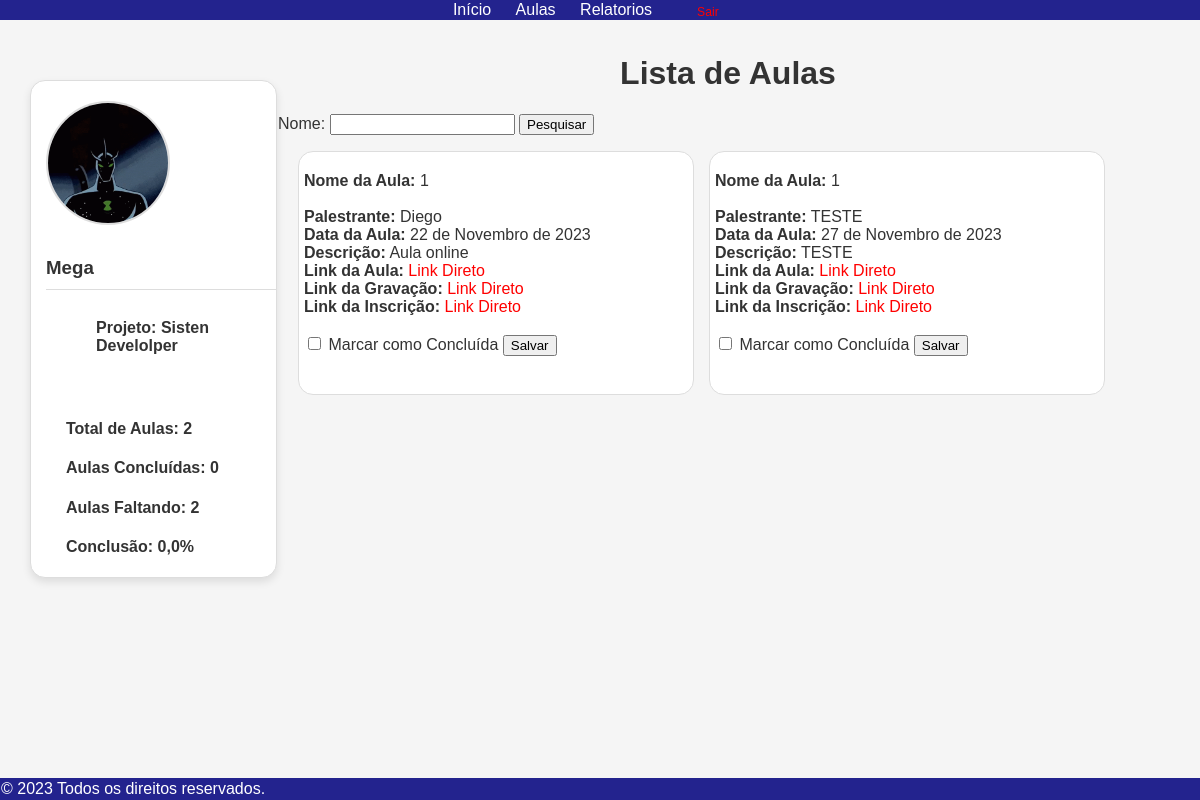
The page /listas/ (signed in) on the database its author committed.
### videos/models.py (models this page shows, shortened)
class CustomUserV2(AbstractUser):
    birth_date = models.DateField(null=True, blank=True)
    profile_picture = models.ImageField(upload_to='profile_pics/', null=True, blank=True)
    projeto_proin = models.CharField(max_length=100, blank=True, null=True)
    turma = models.ForeignKey(Turma, on_delete=models.CASCADE, related_name='alunos', null=True, blank=True)
    relatorios_concluidos = models.ManyToManyField('Relatorio', related_name='usuarios_concluidos', blank=True)
    aulas_concluidas = models.ManyToManyField('Aula', related_name='usuarios_concluidos', blank=True)

class Aula(models.Model):
    nome_da_aula = models.CharField(max_length=255)
    palestrante = models.CharField(max_length=255)
    data_da_aula = models.DateField()
    descricao = models.TextField()
    link_da_aula = models.URLField()
    link_da_gravacao = models.URLField()
    link_da_inscricao = models.URLField()
    assistida = models.BooleanField(default=False)

### videos/views.py (the view, shortened to what this page needs)
# urls.py: path('listas/', views.lista_aula, name='lista_aula'),
@login_required
def lista_aula(request):
    aulas = Aula.objects.all()
    usuario = request.user
    context = {
        'aulas': aulas,
        'usuario': usuario,
    }
    def aula_concluida(usuario, aula):
        try:
            status_aula = StatusAula.objects.filter(
                aula=aula,
                usuario=usuario,
            ).order_by('-id').first()
            if status_aula:
                return status_aula.assistida
            else:
                return False
        except StatusAula.DoesNotExist:
            return False
    aulas_concluidas = sum(aula_concluida(usuario, aula) for aula in aulas)
    total_aulas = aulas.count()
    porcentagem_aulas = 0
    if total_aulas > 0:
        porcentagem_aulas = (aulas_concluidas / total_aulas) * 100
    context.update({
        'total_aulas': total_aulas,
        'aulas_concluidas': aulas_concluidas,
        'aulas_faltando': total_aulas - aulas_concluidas,
        'porcentagem_aulas': porcentagem_aulas,
    })
    return render(request, 'ListaTemplate.html', context)

### templates/ListaTemplate.html (shortened to what this page needs)
{% extends 'base.html' %}
{% load static %}
{% block content %}
    <link rel="stylesheet" type="text/css" href="{% static 'css/lista_aula2.css' %}">
    <div class="container">
        <div class="sidebar">
            {% include 'menu_lateral.html' with user_name=user.username num_aulas_pendentes=2 num_relatorios_pendentes=3 porcentagem_conclusao=75 %}
        </div>
        <div class="main-content">
            <h1>Lista de Aulas</h1>
            <div>
              <div class="pesquisar">
                <form action="/pesquisar_por_nome" method="get">
                    <label for="nome"> Nome:</label>
                    <input type="text" id="nome" name="nome">
                    <input type="submit" value="Pesquisar">
                </form>
              </div>
                <ul>
                    {% for aula in aulas %}
                        <li>
                            <strong>Nome da Aula:</strong> {{ aula.nome_da_aula }} <br>
                            <br><strong>Palestrante:</strong> {{ aula.palestrante }} <br>
                            <form method="post" action="{% url 'salvar_status_aula' aula.id %}">
                                {% if user == aula.criado_por %}
                                    <strong>Data da Aula:</strong> {{ aula.data_da_aula }} <br>
                                    <strong>Descrição:</strong> {{ aula.descricao }} <br>
                                    <strong>Link da Aula:</strong> <a href="{{ aula.link_da_aula }}" target="_blank" >Link Direto</a> <br>
                                    <strong>Link da Gravação:</strong> <a href="{{ aula.link_da_gravacao }}" target="_blank">Link Direto</a> <br>
                                    <strong>Link da Inscrição:</strong> <a href="{{ aula.link_da_inscricao }}" target="_blank">Link Direto</a> <br>
                                    <br>
                                    <input type="checkbox" name="assistida" {% if aula.assistida %}checked{% endif %}>
                                    <label for="assistida">Marcar como Assistida</label>
                                    <input type="submit" value="Salvar">
                                {% else %}
                                    <strong>Data da Aula:</strong> {{ aula.data_da_aula }} <br>
                                    <strong>Descrição:</strong> {{ aula.descricao }} <br>
                                    <strong>Link da Aula:</strong> <a href="{{ aula.link_da_aula }}" target="_blank" >Link Direto</a> <br>
                                    <strong>Link da Gravação:</strong> <a href="{{ aula.link_da_gravacao }}" target="_blank">Link Direto</a> <br>
                                    <strong>Link da Inscrição:</strong> <a href="{{ aula.link_da_inscricao }}" target="_blank">Link Direto</a> <br>
                                    <br>
                                {% endif %}
                            </form>
                            <form method="post" action="{% url 'salvar_status_aula' aula.id %}">
                                {% if aula.assistida %}
                                    <input type="checkbox" name="concluida" checked>
                                {% else %}
                                    <input type="checkbox" name="concluida">
                                {% endif %}
                                <label for="concluida">Marcar como Concluída</label>
                                <input type="submit" value="Salvar">
                            </form>
                            <br>
                        </li>
                    {% endfor %}
                </ul>
            </div>
        </div>
    </div>
{% endblock %}

### templates/base.html
{% load static %}
<!DOCTYPE html>
<html>
<head>
    <link rel="stylesheet" type="text/css" href="{% static 'css/styles.css' %}">
</head>
<body>
    <nav class="navbar">
            <div class="navbar-brand">
                <a href="/" class="navbar-item">
                </a>
            </div>
            <div class="navbar-menu">
                <div class="navbar-start">
                    <a href="/home" class="navbar-item">Início</a>
                    <a href="/listas" class="navbar-item">Aulas</a>
                    <a href="/Relatorios" class="navbar-item">Relatorios</a>
                </div>
                <div class="navbar-end custom-end">
                    <div class="navbar-item">
                                <a href="/sair" class="button is-light">
                                    Sair
                                </a>
                    </div>
                </div>
            </div>
    </nav>
    <div class="container">
        {% block content %}{% endblock %}
    </div>
    <footer class="footer">
        <div class="container">
            <div class="content has-text-centered">
                    © {{ 2023 }} Todos os direitos reservados.
            </div>
        </div>
    </footer>
</body>
</html>

### templates/menu_lateral.html
{% load static %}
{% block content %}
<link rel="stylesheet" type="text/css" href="{% static 'css/menu_lateral1.css' %}">
<div class="user-profile">
    {% if user.profile_picture %}
        <img src="{{ user.profile_picture.url }}" alt="User Profile Image" style="max-width: 120px; margin-left: 10px;"><br>
    {% else %}
        <img src="{% static 'img/profile.jpg' %}" alt="Default Profile Image" style="max-width: 120px; margin-left: 10px;"><br>
    {% endif %}
    <br>
    <h3 style="margin-left: 10px;">{{ user_name }}</h3>
</div>
<div class="menu" style="margin-left: 10px;">
    <ul>
        <h4>Projeto: {{ user.projeto_proin }}</h4>
    </ul>
</div>
<div class="pending-tasks" style="margin-left: 10px;">
    <br><h4>Total de Aulas: {{ total_aulas }}</h4>
    <h4>Aulas Concluídas: {{ aulas_concluidas }}</h4>
    <h4>Aulas Faltando: {{ aulas_faltando }}</h4>
    <h4>Conclusão: {{ porcentagem_aulas }}%</h4>
</div>
{% endblock %}

### static/css/styles.css (style rules this page uses)
body { font-family: Arial, sans-serif; background-color: #f5f5f5; color: #333; margin: 0; padding: 0; }
.container { padding: 1px; }
.navbar { background-color: #23238E; padding: -100px 0; display: flex; justify-content: space-between; align-items: center; justify-content: center; }
.navbar-menu { display: flex; align-items: center; }
.navbar-item { color: #fff; padding: 0 10px; text-decoration: none; transition: color 0.3s; }
.custom-end { margin-left: auto; }
.navbar-end .button { margin-left: 15px; }
.footer { position: fixed; bottom: 0; width: 100%; background-color: #23238E; color: #fff; padding: -10px 0; }
a { color: #f00; text-decoration: none; }
.button.is-light { background-color: transparent; color: #f00; }
.button { display: inline-block; padding: 10px 20px; background-color: #4CAF50; color: white; text-decoration: none; border: none; border-radius: 4px; }
h1 { text-align: center; }
ul { list-style-type: none; padding: 0; }
li { margin-bottom: 20px; padding: 20px; border: 1px solid #ddd; border-radius: 15px; background-color: #fff; width: calc(40% - 1px); float: right; box-sizing: border-box; margin-right: 15px; }

### static/css/lista_aula2.css (style rules this page uses)
body { font-family: Arial, sans-serif; background-color: #f5f5f5; color: #333; margin: 0; padding: 0; }
.container { display: flex; }
.sidebar { width: 25%; }
.main-content { width: 75%; }
h1 { text-align: center; }
ul { list-style-type: none; padding: 0; display: flex; flex-wrap: wrap; margin-left: 20px; }
li { margin-bottom: 20px; padding: 20px; border: 2px solid #ddd; border-radius: 15px; background-color: #fff; width: calc(50% - 40px); box-sizing: border-box; clear: both; }
.button { display: inline-block; padding: 5px 10px; background-color: #4CAF50; color: white; text-decoration: none; border: none; border-radius: 4px; width: 60px; height: 2px; font-size: 12.2px; }
footer { background-color: #03B0EE; color: #fff; position: relative; bottom: 0; width: 100%; text-align: center; padding: 1px 0; }

### static/css/menu_lateral1.css (style rules this page uses)
.sidebar { width: 20%; position: absolute; top: 80px; left: 30px; background-color: #fff; padding-top: 20px; padding-left: 5px; border: 1px solid #ddd; border-radius: 15px; text-align: left; box-shadow: 0 4px 8px rgba(0, 0, 0, 0.1); }
.sidebar img { max-width: 120px; margin-left: 10px; border-radius: 50%; border: 2px solid #ddd; }
.sidebar h3 { margin-left: 10px; margin-top: 10px; border-bottom: 1px solid #ddd; padding-bottom: 10px; }
.sidebar h4 { margin-left: 10px; margin-top: 10px; padding-left: 10px; }
.sidebar ul { padding-left: 10px; }
.main-content { margin-left: 22%; padding: 1%; position: absolute; }
h1 { text-align: center; }
ul { list-style-type: none; padding: 0; }
li { margin-bottom: 20px; padding: 20px; padding-left: 5px; border: 1px solid #ddd; border-radius: 15px; background-color: #fff; box-sizing: border-box; width: calc(25% - -20%); float: right; }

### rows shown on the page
CustomUserV2: profile_picture (picture), username "Mega", projeto_proin "Sisten Develolper"
Aula: nome_da_aula "1", palestrante "Diego", data_da_aula "22 de Novembro de 2023", descricao "Aula online"
Aula: nome_da_aula "1", palestrante "TESTE", data_da_aula "27 de Novembro de 2023", descricao "TESTE"

### other values the page prints
{{ total_aulas }} "2"
{{ aulas_concluidas }} "0"
{{ aulas_faltando }} "2"
{{ porcentagem_aulas }} "0,0"
{{ 2023 }} "2023"
